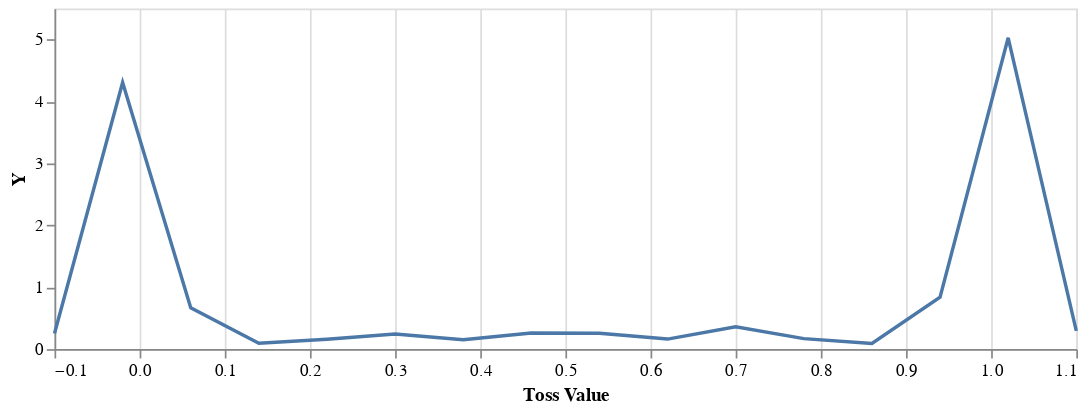

Notebook code for this chart:
### Code cell
vlShow $ linePlot (toList bins) (toList counts)

### Figure 1 — Vega-Lite specification as saved in the notebook (floating-point values rounded to 4 significant figures)
{"$schema": "https://vega.github.io/schema/vega-lite/v3.json", "config": {"axis": {"domainWidth": 1}, "selection": {"single": {"on": "dblclick"}}}, "data": {"values": [{"X": -0.1, "Y": 0.252}, {"X": -0.02, "Y": 4.306}, {"X": 0.06, "Y": 0.6682}, {"X": 0.14, "Y": 0.09476}, {"X": 0.22, "Y": 0.1591}, {"X": 0.3, "Y": 0.243}, {"X": 0.38, "Y": 0.1521}, {"X": 0.46, "Y": 0.2593}, {"X": 0.54, "Y": 0.256}, {"X": 0.62, "Y": 0.1622}, {"X": 0.7, "Y": 0.3597}, {"X": 0.78, "Y": 0.1702}, {"X": 0.86, "Y": 0.09221}, {"X": 0.94, "Y": 0.8383}, {"X": 1.02, "Y": 5.027}, {"X": 1.1, "Y": 0.2935}]}, "description": "Logistic Regression", "encoding": {"x": {"axis": {"grid": true, "title": "Toss Value"}, "field": "X", "type": "quantitative"}, "y": {"axis": {"grid": false}, "field": "Y", "type": "quantitative"}}, "height": 200, "mark": "line", "width": 600}
